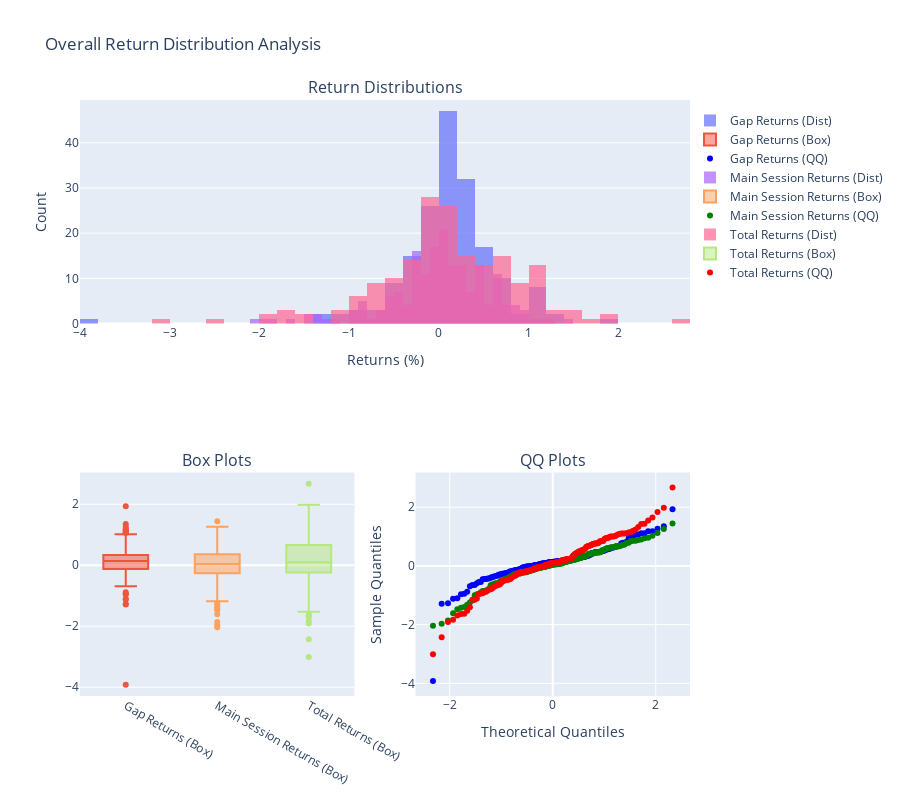
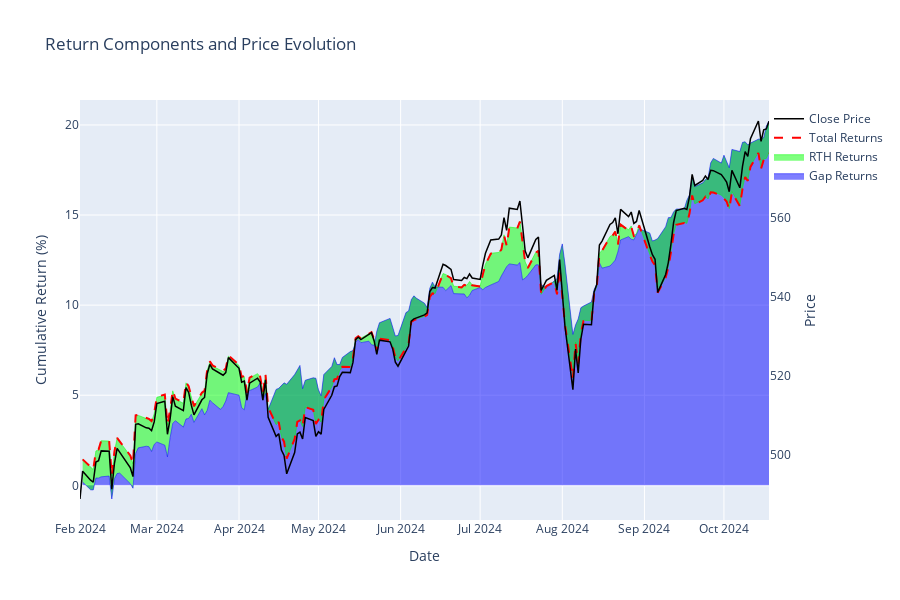
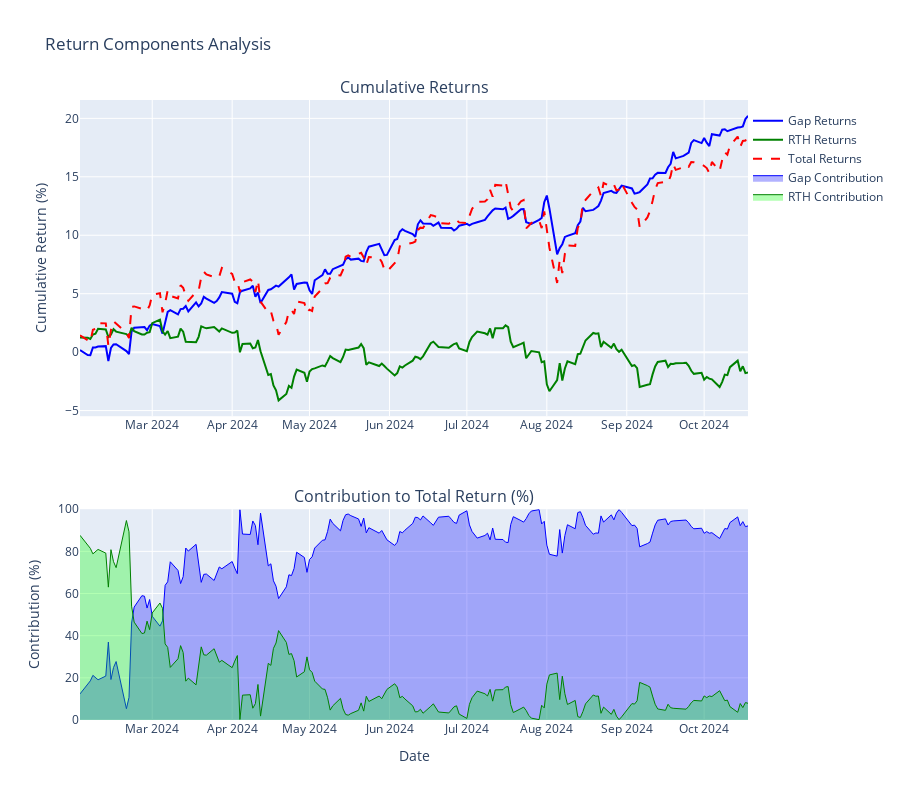
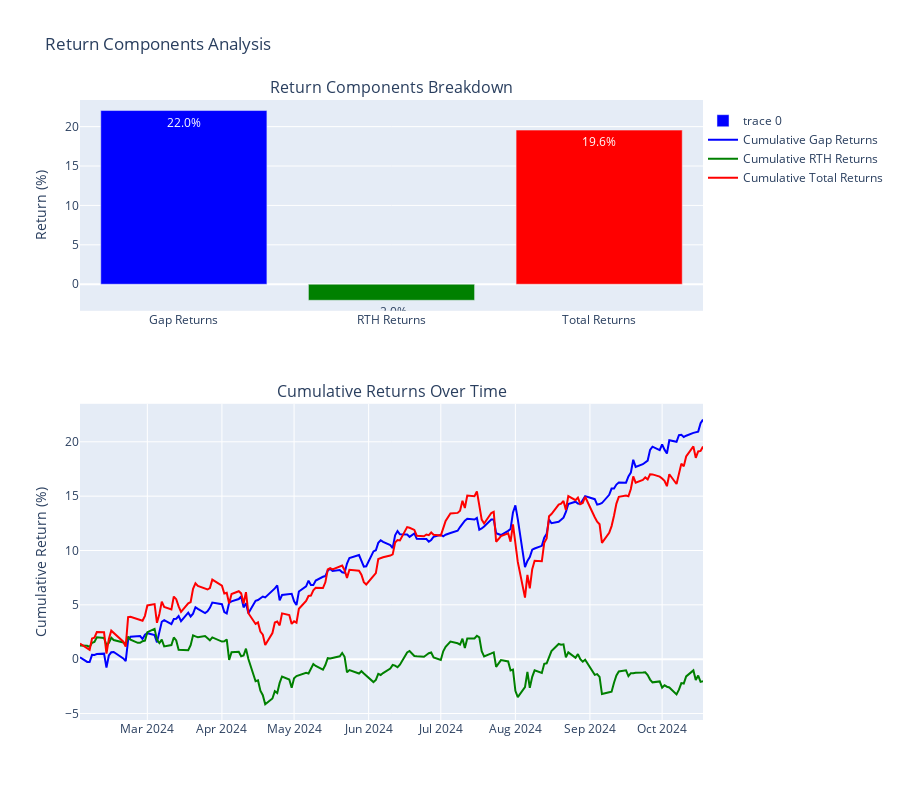

The notebook cell saved with these charts, in order:
### Code cell
#df = df_local
# Assuming df is your OHLCV dataframe with datetime index
returns_df, stats_by_period = analyze_distributions_over_time(df)

# Plot overall distributions
fig_overall = plot_overall_distributions(returns_df)
fig_overall.show()

# Plot time evolution
daily_df = df.resample('D').agg({
    'open': 'first',
    'high': 'max',
    'low': 'min',
    'close': 'last'
}).dropna()
close_series = daily_df['close']
fig, final_returns = plot_return_components_evolution(returns_df, close_series)
fig.show()

fig = plot_return_components_evolution_v2(returns_df)
fig.show()

# Print statistics for all periods
for period, stats in stats_by_period.items():
    print(f"\nStatistics for {period}:")
    print(stats)

# Create and display the plot
fig, final_returns = analyze_return_components(returns_df)
fig.show()

# Print detailed breakdown
print("\nFinal Returns Breakdown:")
print(f"Gap Returns: {final_returns['gap']:.2f}%")
print(f"RTH Returns: {final_returns['rth']:.2f}%")
print(f"Total Returns: {final_returns['total']:.2f}%")
print(f"Gap Contribution: {(final_returns['gap']/final_returns['total']*100):.1f}% of total")
print(f"RTH Contribution: {(final_returns['rth']/final_returns['total']*100):.1f}% of total")

### Figure 1 — Plotly figure (JSON) as saved in the notebook; plotly's stock layout.template omitted (floating-point values rounded to 4 significant figures; data arrays with more than 128 entries replaced by an {"elided": "..."} marker saying what was removed)
{"data": [{"name": "Gap Returns (Dist)", "nbinsx": 50, "opacity": 0.7, "showlegend": true, "type": "histogram", "x": {"elided": "180 float values"}, "xaxis": "x", "yaxis": "y"}, {"boxpoints": "outliers", "name": "Gap Returns (Box)", "showlegend": true, "type": "box", "xaxis": "x2", "y": {"elided": "180 float values"}, "yaxis": "y2"}, {"marker": {"color": "blue"}, "mode": "markers", "name": "Gap Returns (QQ)", "showlegend": true, "type": "scatter", "x": {"elided": "180 float values"}, "xaxis": "x3", "y": {"elided": "180 float values"}, "yaxis": "y3"}, {"name": "Main Session Returns (Dist)", "nbinsx": 50, "opacity": 0.7, "showlegend": true, "type": "histogram", "x": {"elided": "180 float values"}, "xaxis": "x", "yaxis": "y"}, {"boxpoints": "outliers", "name": "Main Session Returns (Box)", "showlegend": true, "type": "box", "xaxis": "x2", "y": {"elided": "180 float values"}, "yaxis": "y2"}, {"marker": {"color": "green"}, "mode": "markers", "name": "Main Session Returns (QQ)", "showlegend": true, "type": "scatter", "x": {"elided": "180 float values"}, "xaxis": "x3", "y": {"elided": "180 float values"}, "yaxis": "y3"}, {"name": "Total Returns (Dist)", "nbinsx": 50, "opacity": 0.7, "showlegend": true, "type": "histogram", "x": {"elided": "180 float values"}, "xaxis": "x", "yaxis": "y"}, {"boxpoints": "outliers", "name": "Total Returns (Box)", "showlegend": true, "type": "box", "xaxis": "x2", "y": {"elided": "180 float values"}, "yaxis": "y2"}, {"marker": {"color": "red"}, "mode": "markers", "name": "Total Returns (QQ)", "showlegend": true, "type": "scatter", "x": {"elided": "180 float values"}, "xaxis": "x3", "y": {"elided": "180 float values"}, "yaxis": "y3"}], "layout": {"annotations": [{"font": {"size": 16}, "showarrow": false, "text": "Return Distributions", "x": 0.5, "xanchor": "center", "xref": "paper", "y": 1, "yanchor": "bottom", "yref": "paper"}, {"font": {"size": 16}, "showarrow": false, "text": "Box Plots", "x": 0.225, "xanchor": "center", "xref": "paper", "y": 0.375, "yanchor": "bottom", "yref": "paper"}, {"font": {"size": 16}, "showarrow": false, "text": "QQ Plots", "x": 0.775, "xanchor": "center", "xref": "paper", "y": 0.375, "yanchor": "bottom", "yref": "paper"}], "barmode": "overlay", "height": 800, "legend": {"x": 1, "xanchor": "left", "y": 0.99, "yanchor": "top"}, "showlegend": true, "title": {"text": "Overall Return Distribution Analysis"}, "xaxis": {"anchor": "y", "domain": [0, 1], "title": {"text": "Returns (%)"}}, "xaxis2": {"anchor": "y2", "domain": [0, 0.45]}, "xaxis3": {"anchor": "y3", "domain": [0.55, 1], "title": {"text": "Theoretical Quantiles"}}, "yaxis": {"anchor": "x", "domain": [0.625, 1], "title": {"text": "Count"}}, "yaxis2": {"anchor": "x2", "domain": [0, 0.375]}, "yaxis3": {"anchor": "x3", "domain": [0, 0.375], "title": {"text": "Sample Quantiles"}}}}

### Figure 2 — Plotly figure (JSON) as saved in the notebook; plotly's stock layout.template omitted (floating-point values rounded to 4 significant figures; data arrays with more than 128 entries replaced by an {"elided": "..."} marker saying what was removed)
{"data": [{"line": {"color": "rgba(0, 0, 255, 0.5)", "width": 1}, "mode": "lines", "name": "Gap Returns", "stackgroup": "one", "type": "scatter", "x": {"elided": "180 str values"}, "y": {"elided": "180 float values"}}, {"line": {"color": "rgba(0, 255, 0, 0.5)", "width": 1}, "mode": "lines", "name": "RTH Returns", "stackgroup": "one", "type": "scatter", "x": {"elided": "180 str values"}, "y": {"elided": "180 float values"}}, {"line": {"color": "red", "dash": "dash", "width": 2}, "mode": "lines", "name": "Total Returns", "type": "scatter", "x": {"elided": "180 str values"}, "y": {"elided": "180 float values"}}, {"line": {"color": "black", "width": 1.5}, "mode": "lines", "name": "Close Price", "type": "scatter", "x": {"elided": "181 str values"}, "y": {"elided": "181 float values"}, "yaxis": "y2"}], "layout": {"height": 600, "hovermode": "x unified", "legend": {"x": 1, "xanchor": "left", "y": 0.99, "yanchor": "top"}, "showlegend": true, "title": {"text": "Return Components and Price Evolution"}, "xaxis": {"title": {"text": "Date"}}, "yaxis": {"title": {"text": "Cumulative Return (%)"}}, "yaxis2": {"overlaying": "y", "showgrid": false, "side": "right", "title": {"text": "Price"}}}}

### Figure 3 — Plotly figure (JSON) as saved in the notebook; plotly's stock layout.template omitted (floating-point values rounded to 4 significant figures; data arrays with more than 128 entries replaced by an {"elided": "..."} marker saying what was removed)
{"data": [{"line": {"color": "blue", "width": 2}, "name": "Gap Returns", "type": "scatter", "x": {"elided": "180 str values"}, "xaxis": "x", "y": {"elided": "180 float values"}, "yaxis": "y"}, {"line": {"color": "green", "width": 2}, "name": "RTH Returns", "type": "scatter", "x": {"elided": "180 str values"}, "xaxis": "x", "y": {"elided": "180 float values"}, "yaxis": "y"}, {"line": {"color": "red", "dash": "dash", "width": 2}, "name": "Total Returns", "type": "scatter", "x": {"elided": "180 str values"}, "xaxis": "x", "y": {"elided": "180 float values"}, "yaxis": "y"}, {"fill": "tozeroy", "fillcolor": "rgba(0, 0, 255, 0.3)", "line": {"color": "blue", "width": 1}, "name": "Gap Contribution", "type": "scatter", "x": {"elided": "180 str values"}, "xaxis": "x2", "y": {"elided": "180 float values"}, "yaxis": "y2"}, {"fill": "tozeroy", "fillcolor": "rgba(0, 255, 0, 0.3)", "line": {"color": "green", "width": 1}, "name": "RTH Contribution", "type": "scatter", "x": {"elided": "180 str values"}, "xaxis": "x2", "y": {"elided": "180 float values"}, "yaxis": "y2"}], "layout": {"annotations": [{"font": {"size": 16}, "showarrow": false, "text": "Cumulative Returns", "x": 0.5, "xanchor": "center", "xref": "paper", "y": 1, "yanchor": "bottom", "yref": "paper"}, {"font": {"size": 16}, "showarrow": false, "text": "Contribution to Total Return (%)", "x": 0.5, "xanchor": "center", "xref": "paper", "y": 0.34, "yanchor": "bottom", "yref": "paper"}], "height": 800, "hovermode": "x unified", "legend": {"x": 1, "xanchor": "left", "y": 0.99, "yanchor": "top"}, "showlegend": true, "title": {"text": "Return Components Analysis"}, "xaxis": {"anchor": "y", "domain": [0, 1]}, "xaxis2": {"anchor": "y2", "domain": [0, 1], "title": {"text": "Date"}}, "yaxis": {"anchor": "x", "domain": [0.49, 1], "title": {"text": "Cumulative Return (%)"}}, "yaxis2": {"anchor": "x2", "domain": [0, 0.34], "range": [0, 100], "title": {"text": "Contribution (%)"}}}}

### Figure 4 — Plotly figure (JSON) as saved in the notebook; plotly's stock layout.template omitted (floating-point values rounded to 4 significant figures; data arrays with more than 128 entries replaced by an {"elided": "..."} marker saying what was removed)
{"data": [{"marker": {"color": ["blue", "green", "red"]}, "text": ["22.0%", "-2.0%", "19.6%"], "textposition": "auto", "type": "bar", "x": ["Gap Returns", "RTH Returns", "Total Returns"], "xaxis": "x", "y": [22.04, -2.036, 19.56], "yaxis": "y"}, {"line": {"color": "blue", "width": 2}, "name": "Cumulative Gap Returns", "type": "scatter", "x": {"elided": "180 str values"}, "xaxis": "x2", "y": {"elided": "180 float values"}, "yaxis": "y2"}, {"line": {"color": "green", "width": 2}, "name": "Cumulative RTH Returns", "type": "scatter", "x": {"elided": "180 str values"}, "xaxis": "x2", "y": {"elided": "180 float values"}, "yaxis": "y2"}, {"line": {"color": "red", "width": 2}, "name": "Cumulative Total Returns", "type": "scatter", "x": {"elided": "180 str values"}, "xaxis": "x2", "y": {"elided": "180 float values"}, "yaxis": "y2"}], "layout": {"annotations": [{"font": {"size": 16}, "showarrow": false, "text": "Return Components Breakdown", "x": 0.5, "xanchor": "center", "xref": "paper", "y": 1, "yanchor": "bottom", "yref": "paper"}, {"font": {"size": 16}, "showarrow": false, "text": "Cumulative Returns Over Time", "x": 0.5, "xanchor": "center", "xref": "paper", "y": 0.51, "yanchor": "bottom", "yref": "paper"}], "height": 800, "legend": {"x": 1, "xanchor": "left", "y": 0.99, "yanchor": "top"}, "showlegend": true, "title": {"text": "Return Components Analysis"}, "xaxis": {"anchor": "y", "domain": [0, 1]}, "xaxis2": {"anchor": "y2", "domain": [0, 1]}, "yaxis": {"anchor": "x", "domain": [0.66, 1], "title": {"text": "Return (%)"}}, "yaxis2": {"anchor": "x2", "domain": [0, 0.51], "title": {"text": "Cumulative Return (%)"}}}}
